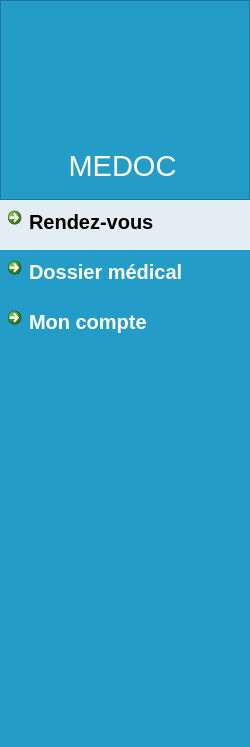
     <widget class="QFrame" name="frame">
      <property name="minimumSize">
       <size>
        <width>250</width>
        <height>0</height>
       </size>
      </property>
      <property name="maximumSize">
       <size>
        <width>400</width>
        <height>16777215</height>
       </size>
      </property>
      <property name="styleSheet">
       <string notr="true">background-color: rgb(36, 156, 200);</string>
      </property>
      <property name="frameShape">
       <enum>QFrame::NoFrame</enum>
      </property>
      <property name="frameShadow">
       <enum>QFrame::Raised</enum>
      </property>
      <property name="lineWidth">
       <number>0</number>
      </property>
      <layout class="QVBoxLayout" name="verticalLayout">
       <property name="spacing">
        <number>0</number>
       </property>
       <property name="leftMargin">
        <number>0</number>
       </property>
       <property name="topMargin">
        <number>0</number>
       </property>
       <property name="rightMargin">
        <number>0</number>
       </property>
       <property name="bottomMargin">
        <number>0</number>
       </property>
       <item>
        <widget class="QFrame" name="frame_3">
         <property name="minimumSize">
          <size>
           <width>0</width>
           <height>200</height>
          </size>
         </property>
         <property name="maximumSize">
          <size>
           <width>16777215</width>
           <height>200</height>
          </size>
         </property>
         <property name="frameShape">
          <enum>QFrame::StyledPanel</enum>
         </property>
         <property name="frameShadow">
          <enum>QFrame::Raised</enum>
         </property>
         <widget class="QLabel" name="label">
          <property name="geometry">
           <rect>
            <x>49</x>
            <y>10</y>
            <width>151</width>
            <height>141</height>
           </rect>
          </property>
          <property name="text">
           <string/>
          </property>
          <property name="pixmap">
           <pixmap resource="icon.qrc">:/ICON/pngtree-medical-logo-vector-png-image_6713322.png</pixmap>
          </property>
          <property name="scaledContents">
           <bool>true</bool>
          </property>
         </widget>
         <widget class="QLabel" name="label_2">
          <property name="geometry">
           <rect>
            <x>22</x>
            <y>150</y>
            <width>201</width>
            <height>31</height>
           </rect>
          </property>
          <property name="font">
           <font>
            <pointsize>22</pointsize>
           </font>
          </property>
          <property name="styleSheet">
           <string notr="true">color: rgb(255, 255, 255);</string>
          </property>
          <property name="text">
           <string>MEDOC</string>
          </property>
          <property name="alignment">
           <set>Qt::AlignCenter</set>
          </property>
         </widget>
        </widget>
       </item>
       <item>
        <widget class="QFrame" name="frame_4">
         <property name="frameShape">
          <enum>QFrame::NoFrame</enum>
         </property>
         <property name="frameShadow">
          <enum>QFrame::Raised</enum>
         </property>
         <layout class="QVBoxLayout" name="verticalLayout_2">
          <property name="spacing">
           <number>0</number>
          </property>
          <property name="leftMargin">
           <number>0</number>
          </property>
          <property name="topMargin">
           <number>0</number>
          </property>
          <property name="rightMargin">
           <number>0</number>
          </property>
          <property name="bottomMargin">
           <number>0</number>
          </property>
          <item>
           <widget class="QCommandLinkButton" name="btnRDV">
            <property name="minimumSize">
             <size>
              <width>0</width>
              <height>50</height>
             </size>
            </property>
            <property name="font">
             <font>
              <family>Segoe UI</family>
              <pointsize>15</pointsize>
              <weight>75</weight>
              <bold>true</bold>
             </font>
            </property>
            <property name="cursor">
             <cursorShape>PointingHandCursor</cursorShape>
            </property>
            <property name="styleSheet">
             <string notr="true">QCommandLinkButton{
color: rgb(0, 0, 0);
background-color: rgb(227, 237, 243);
border: none;
}</string>
            </property>
            <property name="text">
             <string>Rendez-vous</string>
            </property>
            <property name="icon">
             <iconset resource="icon.qrc">
              <normaloff>:/ICON/calendar-number-outline.svg</normaloff>:/ICON/calendar-number-outline.svg</iconset>
            </property>
            <property name="iconSize">
             <size>
              <width>28</width>
              <height>28</height>
             </size>
            </property>
            <property name="autoDefault">
             <bool>false</bool>
            </property>
            <property name="default">
             <bool>false</bool>
            </property>
           </widget>
          </item>
          <item>
           <widget class="QCommandLinkButton" name="btnDossierMedical">
            <property name="minimumSize">
             <size>
              <width>0</width>
              <height>50</height>
             </size>
            </property>
            <property name="font">
             <font>
              <family>Segoe UI</family>
              <pointsize>15</pointsize>
              <weight>75</weight>
              <italic>false</italic>
              <bold>true</bold>
             </font>
            </property>
            <property name="cursor">
             <cursorShape>PointingHandCursor</cursorShape>
            </property>
            <property name="styleSheet">
             <string notr="true">color: rgb(255, 255, 255);
border: none;</string>
            </property>
            <property name="text">
             <string>Dossier médical</string>
            </property>
            <property name="icon">
             <iconset resource="icon.qrc">
              <normaloff>:/ICON/symbole-sante-gris.png</normaloff>:/ICON/symbole-sante-gris.png</iconset>
            </property>
            <property name="iconSize">
             <size>
              <width>28</width>
              <height>28</height>
             </size>
            </property>
           </widget>
          </item>
          <item>
           <widget class="QCommandLinkButton" name="btnMonCompte">
            <property name="minimumSize">
             <size>
              <width>0</width>
              <height>50</height>
             </size>
            </property>
            <property name="font">
             <font>
              <family>Segoe UI</family>
              <pointsize>15</pointsize>
              <weight>75</weight>
              <italic>false</italic>
              <bold>true</bold>
              <underline>false</underline>
             </font>
            </property>
            <property name="cursor">
             <cursorShape>PointingHandCursor</cursorShape>
            </property>
            <property name="styleSheet">
             <string notr="true">color: rgb(255, 255, 255);
border: none;</string>
            </property>
            <property name="text">
             <string>Mon compte</string>
            </property>
            <property name="icon">
             <iconset resource="icon.qrc">
              <normaloff>:/ICON/person-circle-outline.svg</normaloff>:/ICON/person-circle-outline.svg</iconset>
            </property>
            <property name="iconSize">
             <size>
              <width>28</width>
              <height>28</height>
             </size>
            </property>
           </widget>
          </item>
          <item>
           <spacer name="verticalSpacer">
            <property name="orientation">
             <enum>Qt::Vertical</enum>
            </property>
            <property name="sizeHint" stdset="0">
             <size>
              <width>20</width>
              <height>397</height>
             </size>
            </property>
           </spacer>
          </item>
         </layout>
        </widget>
       </item>
      </layout>
     </widget>
